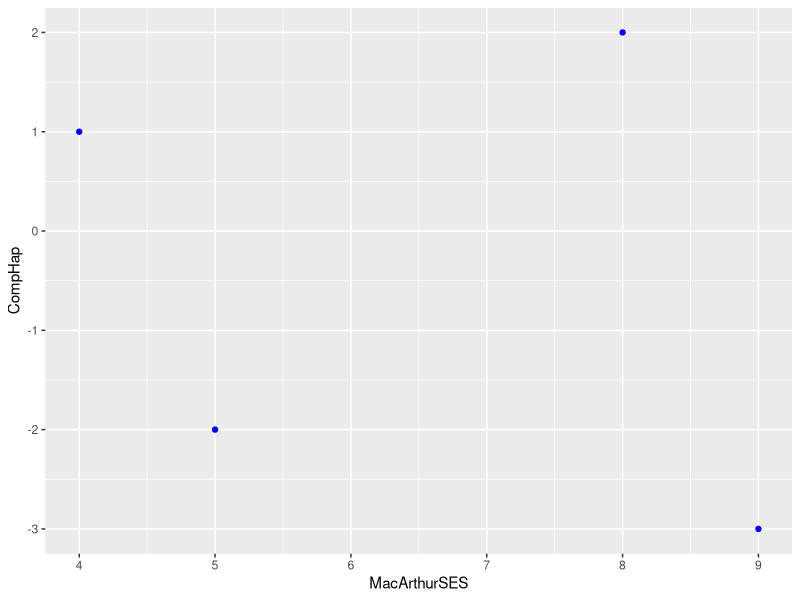
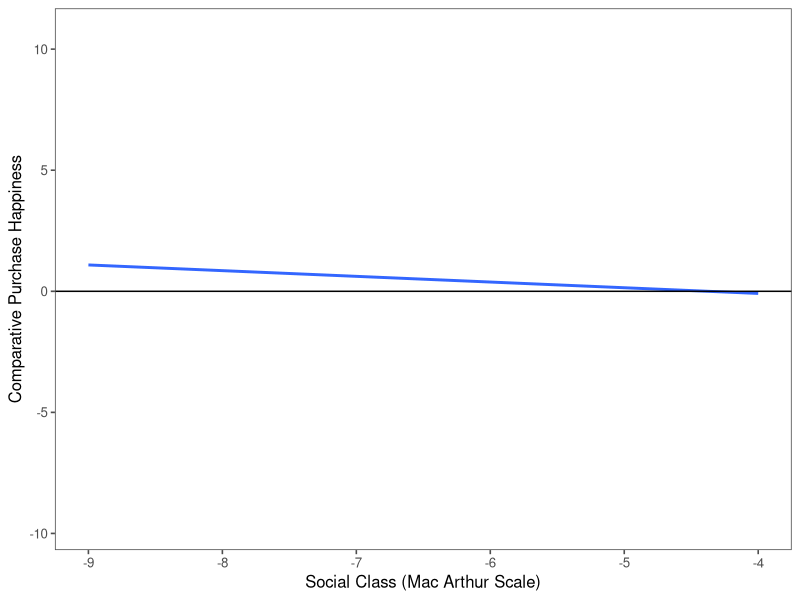

These charts were generated, in order, by the following R code:
## ---- chunk 1

#load library 
library("tidyverse")
## ---- chunk 2

#import data
 lee <- read_csv("251_Reproduce_November 24, 2019_04.17.csv")

## ---- chunk 3

#Remove first two rows

lee2 <- lee %>% 
  filter(!((IPAddress == "IP Address") |
           IPAddress == "{\"ImportId\":\"ipAddress\"}")) %>% 
  
   mutate(subid = row_number()) %>%                     #Insert subject ID row
  select(contains("subid"), CompHap, MacArthurSES)       #Select relevant columns

## ---- chunk 4

#Makes character class numeric
lee2$CompHap <- as.numeric(lee2$CompHap)  
lee2$MacArthurSES <- as.numeric(lee2$MacArthurSES) 

#Recoding IV and DV measures and renaming
d <- lee2 %>%         
 mutate(ComparativeHappiness=CompHap*-1) %>% # this recodes the two columns
  mutate(MacArthurScale=MacArthurSES*-1)

## ---- chunk 5
d %>%
ggplot(aes(x = MacArthurSES, y = CompHap)) +
 geom_point(colour = "blue")
## ---- chunk 6

 summary(lm(ComparativeHappiness~MacArthurScale,data=d))

## ---- chunk 7

figure <- d %>%
 ggplot(aes(x = MacArthurScale, y = ComparativeHappiness)) +
 geom_smooth(method = "lm", fill = NA)

figure + geom_hline(yintercept=0, color = "black") +
  # geom_vline(xintercept = 0, color = "black") +
    # xlim(c(1, 10)) +
  labs(x = "Social Class (Mac Arthur Scale)") +
  labs(y = "Comparative Purchase Happiness")  +
  ggthemes::theme_few()  

#Dashed lines (coded below) will be added once sample size is large enough to calculate
#  geom_vline(xintercept = XX, linetype="dashed", color = "blue") +
 # geom_vline(xintercept = XX, linetype="dashed", color = "blue")

#As mentioned above, the N here is very small (4), so it's unsurprising that this figure does not replicate the original study. The x-intercept is near that of the original. 

## ---- chunk 8

cor(d$ComparativeHappiness, d$MacArthurScale)

## ---- chunk 9

l <- lm(ComparativeHappiness~MacArthurScale,data=d)      #run regresssion & assign variable

#Generate a list of CIs for each IV value--locate values that have CIs not intersecting 0

predict(l,newdata = data.frame
        (MacArthurScale=d$MacArthurScale),
        interval="confidence",level = 0.95)

## ---- chunk 10

#CIs will give interger values that can be manually reviewed to find significant values
  #the 7.02 in the code below is as an example

ci = predict(l,newdata = data.frame
             (MacArthurScale=7.02), 
             interval="confidence",level = 0.95)
ci

